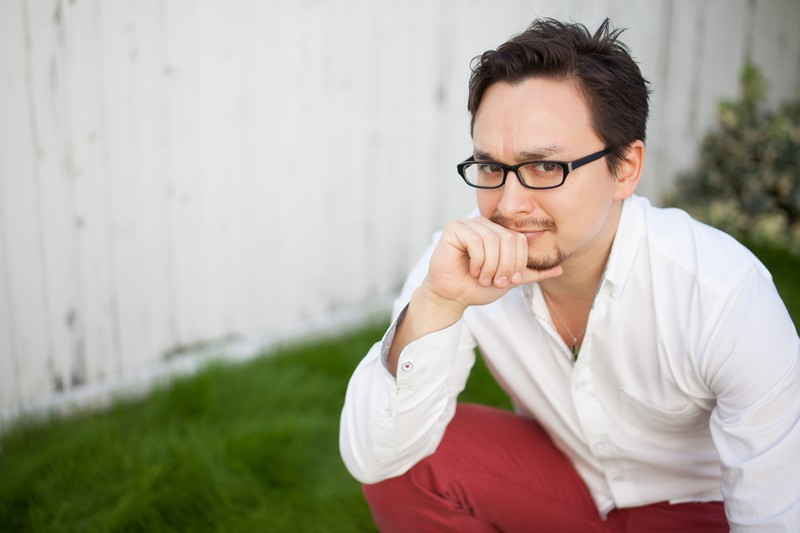
#> input picture img/src/01_man.jpg, 800 x 533 px; its folder holds only this picture in this run
$ python test.py
#> lines starting #> are read from the running program, lines starting #| are printed output that depends on the picture; after the words box and inside, x2 and y2 are one past the last pixel; in counts of white or black regions, pixels touching at a corner belong together
# https://blog.mudatobunka.org/entry/2016/10/03/014520

# 1st img
# https://www.pakutaso.com/20180710190post-16732.html

# 2nd img
# https://www.pakutaso.com/20140259041post-3811.html

import cv2
import glob
import logging

logging.basicConfig(filename='test.log', level=logging.INFO)

# __name__はこのモジュールの名前
logger = logging.getLogger(__name__)

# 評価器を読み込み
# "/xxxxxxxxxxxxxx/openCV_sample/opencv/data/haarcascades/haarcascade_frontalface_default.xml"
#cascade = cv2.CascadeClassifier("opencv/data/haarcascades/haarcascade_frontalcatface.xml")
cascade = cv2.CascadeClassifier("/xxxxxxxxxxxxxx/openCV_sample/opencv/data/haarcascades/haarcascade_frontalface_default.xml")

# 画像の読み込み
try_conts = 1
#img_list.append(glob.glob("/xxxxxxxxxxxxxx/openCV_sample/img/src/*"))
for img in glob.glob("/xxxxxxxxxxxxxx/openCV_sample/img/src/*"):
    _file = cv2.imread(img)
#> _file is the input picture: shape (533, 800, 3); mean B, G, R 159.6, 170.8, 177.1
    logging.info(_file)
    # 処理速度を高めるために画像をグレースケールに変換
    gray = cv2.cvtColor(_file, cv2.COLOR_BGR2GRAY)
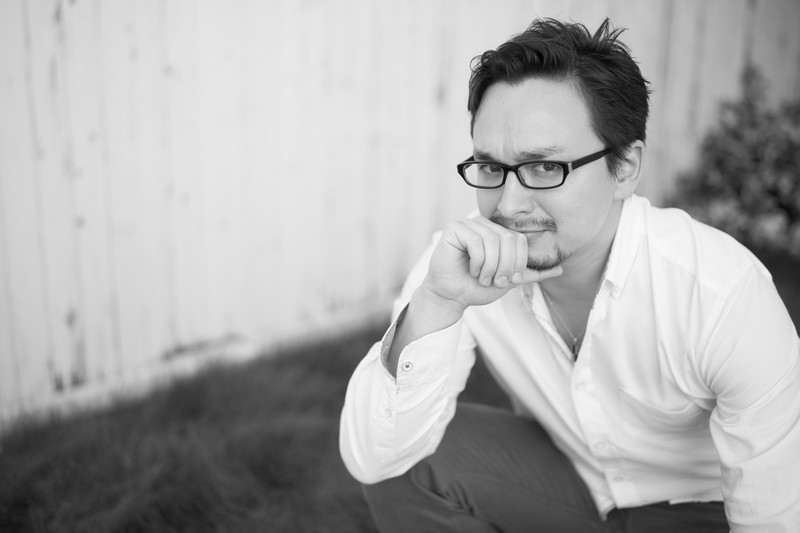
#> gray: shape (533, 800); min 1, max 254, mean 171.4
    # 顔検出
    facerect = cascade.detectMultiScale(
        gray,
        scaleFactor=1.11,
        minNeighbors=3,
        minSize=(30, 30)
    )
#> facerect = [[410, 79, 238, 238]]
    if 0 != len(facerect):
        BORDER_COLOR = (255, 255, 255) # 線色を白に
        for rect in facerect:
            # 顔検出した部分に枠を描画
            cv2.rectangle(
                _file,
                tuple(rect[0:2]),
                tuple(rect[0:2] + rect[2:4]),
                BORDER_COLOR,
                thickness=2
            )
#> this loop made 1 pass
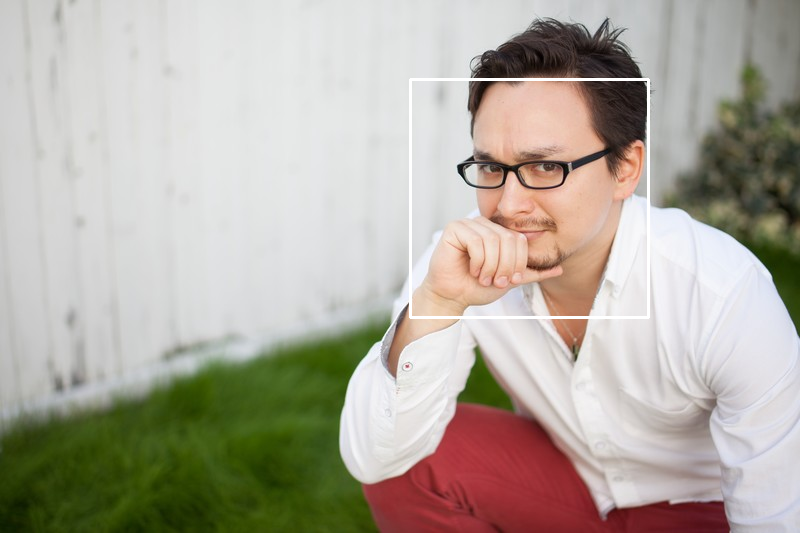
#> _file: shape (533, 800, 3); 0.67% of pixels changed, all inside (x1, y1, x2, y2) = (409, 78, 650, 319)
    cv2.imwrite("/xxxxxxxxxxxxxx/openCV_sample/img/dest/detected_" + str(try_conts) + ".jpg", _file)
    try_conts += 1
    logging.info(try_conts)

$ run again, on img/src/02_ppl.jpg
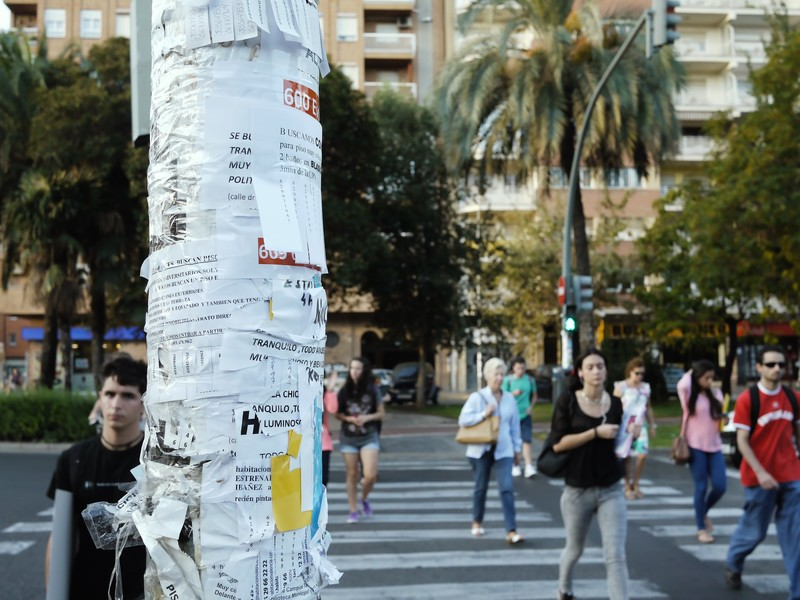
#> input picture img/src/02_ppl.jpg, 800 x 600 px
#> _file is the input picture: shape (600, 800, 3); mean B, G, R 109.1, 114.3, 109.1
#> `gray = cv2.cvtColor(_file, cv2.COLOR_BGR2GRAY)`:
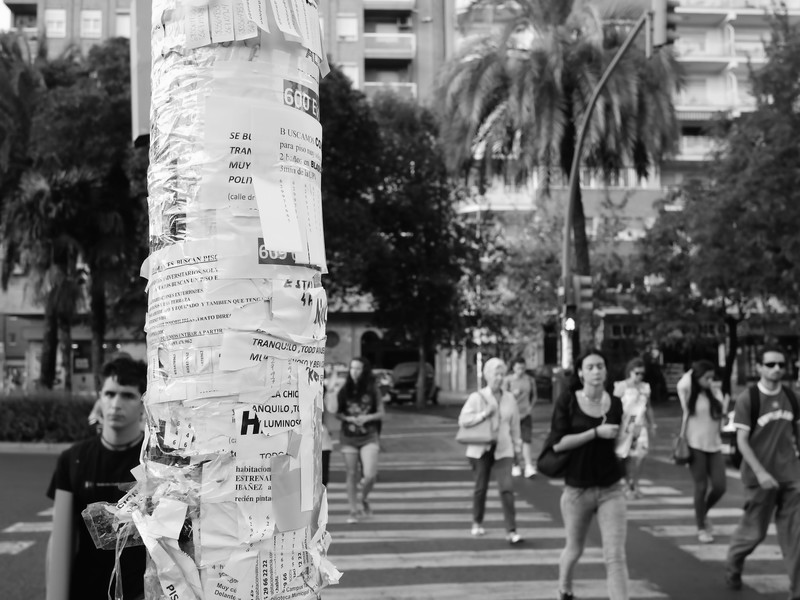
#> gray: shape (600, 800); min 0, max 255, mean 112.2
#> facerect = [[579, 355, 32, 32], [758, 351, 39, 39], [92, 375, 54, 54], [699, 502, 54, 54]]
#> the loop `for rect in facerect:` made 4 passes
#> after the loop `for rect in facerect:`:
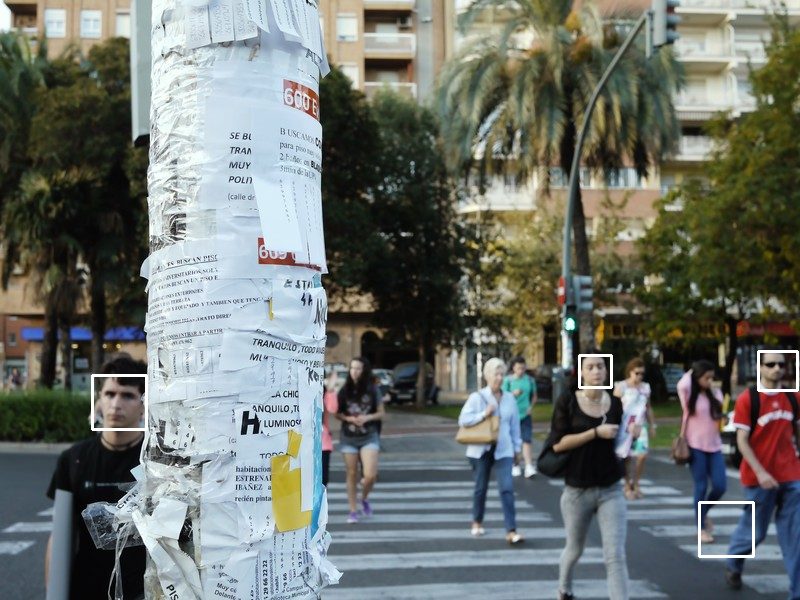
#> _file: shape (600, 800, 3); 0.44% of pixels changed, all inside (x1, y1, x2, y2) = (91, 350, 799, 558)
